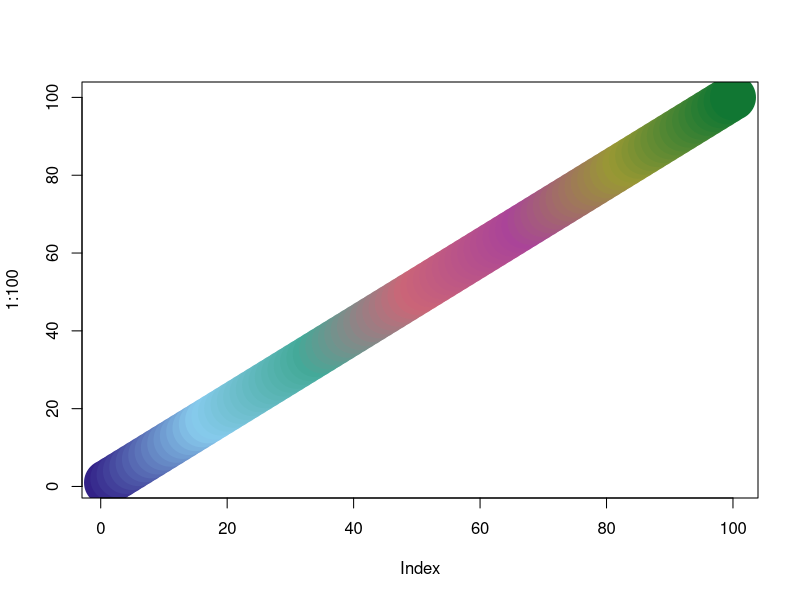
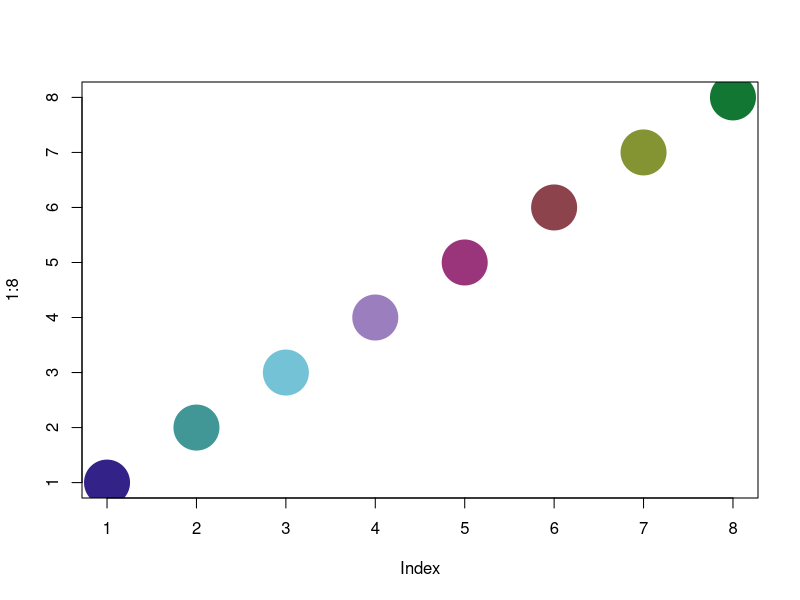

Here is the R script that generated these plots, in order:
plot(1:100, col=colorRampPalette(c("#332288", "#88CCEE", "#44AA99",
                "#CC6677", "#AA4499", "#999933", "#117733"))(100),
     pch=19, cex=6)
plot(1:8, col=colorRampPalette(c("#332288", "#44AA99", "#88CCEE", 
                                 "#AA4499", "#882255", "#999933", "#117733"))(8),
     pch=19, cex=6)


plot.optimParallel <- function(oo, what=c("par", "gradient"), legendPosition="topleft", legendText=NULL, lwd=1.5, main="", ...){
    if(is.null(oo$loginfo))
        stop("Log information is missing. Call 'optimParallel()' with argument 'parallel=list(loginfo=TRUE)' to generate the necessary log information.")
        
    opar <- par("xpd", "mai")
    on.exit(par(opar))
    par(mai=c(.8,1,.8,1))
    what <- match.arg(what)
    if(what=="par"){
        indexPar <- 1:(ncol(oo$loginfo)/2-1)+1
        ylab <- "pars"
    } else {
        indexPar <- 1:(ncol(oo$loginfo)/2-1)+1+ncol(oo$loginfo)/2
        ylab <- "gradients"
    }
    nPar <- length(indexPar)
    indexFn <- (ncol(oo$loginfo)/2)+1
    colPar <- colorRampPalette(c("#332288", "#44AA99", "#88CCEE", 
                                 "#AA4499", "#882255", "#999933", "#117733"))(length(indexPar))
    colFn <- "black"

    if(is.null(legendText))
        legendText <- colnames(oo$loginfo)[c(indexPar, indexFn)]
    else if(length(legendText) != nPar+1)
        stop("argument 'legendText' has to be of length #parameters + 1.")
    matplot(oo$loginfo[,indexPar], type="l", lty=1, yaxt="n", col=colPar,
            xlab="", ylab=ylab, panel.first={grid(col="#8080cc", lty=1, lwd=.3)}, lwd=lwd, main=main, ...)
    mtext("step", side=1, line=2)
    axis(2, las=2)
    par(new=TRUE)
    plot(oo$loginfo[,1], oo$loginfo[,indexFn], xlab="", xaxt="n", yaxt="n", ylab="", type="l", col=colFn, lty=2, lwd=lwd, ...)
    axis(4, las=2, col=colFn)
    corners  <-  par("usr") # Gets the four corners of plot area (x1, x2, y1, y2)
    par(xpd = TRUE) # Draw outside plot area
    text(x = corners[2]*1.15, y = mean(corners[3:4]), "fn()", srt = 270)
    par(xpd = FALSE)
    legend(legendPosition, legend=legendText, col=c(colPar, colFn), lty=c(rep(1, nPar), 2) , bg="white", lwd=lwd, ...)
}
## check for global variables
codetools::findGlobals(plot.optimParallel, merge=FALSE)$variables
